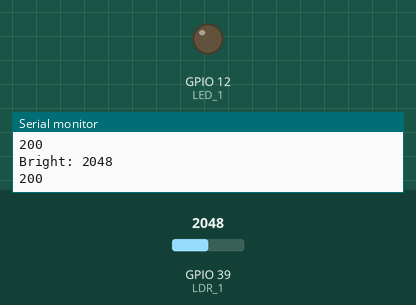
Recording of a sketch running on a simulated ESP32. Shown: output pins drawn as LEDs (lit = HIGH), the last lines printed to the serial monitor. Inputs (shaded band) come from the test bench; at power-on: GPIO 39 (LDR_1) = 2048. WiFi joins after 1.5 s; servers stay silent unless stated; uploads are accepted with an empty reply.

Above: at 3.7 s.
3.8 s: GPIO 39 (LDR_1) set to 2973
5.3 s: GPIO 39 (LDR_1) set to 3049
At 6.3 s:
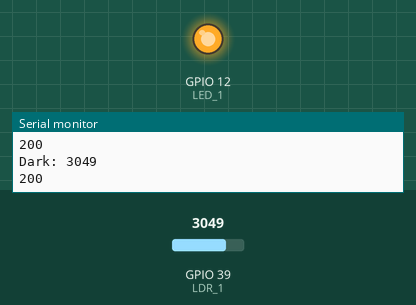
6.8 s: GPIO 39 (LDR_1) set to 2960
At 7.9 s:
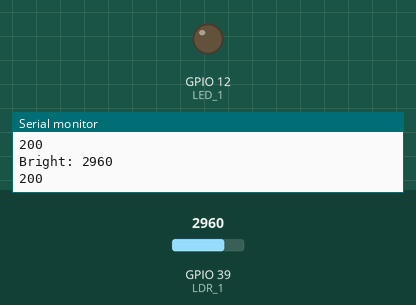
8.9 s: GPIO 39 (LDR_1) set to 3040
At 10.7 s:
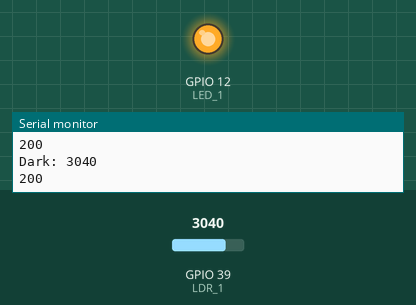
Timing chart, 0 to 12.0 s (numbered marks = the images above; inputs shaded):
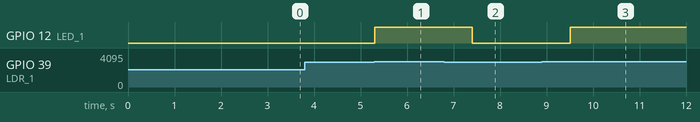

Measured:
- the behaviour switches between 3000 and 3001 on GPIO 39 (LDR_1) (found by bisection; images 0 and 1)
- after the input at 5.3 s, GPIO 12 (LED_1): LOW → HIGH at once
- after the input at 6.8 s, GPIO 12 (LED_1): HIGH → LOW after 0.61 s
- after the input at 8.9 s, GPIO 12 (LED_1): LOW → HIGH after 0.61 s

The sketch:

LDR.ino
```cpp
#include <WiFi.h>
#include <HTTPClient.h>
#include <Arduino.h>


// Replace with your network credentials
const char* ssid = "HUAWEI72";
const char* password = "masandemkha2";

// Replace with your server's IP address and port
const char* serverName = "http://192.168.43.239:5000/ldr-data";

// Replace with your ESP32 identifier
const char* esp32_id = "Group_12_LDR";

const int LDR_1 = 39;   // GPIO34 FOR LDR 1
const int LED_1  = 12;  // GPIO12 FOR LED

void setup() {
    Serial.begin(115200);

    pinMode(LED_1, OUTPUT);

    Serial.println("Connecting to WiFi...");
    WiFi.disconnect(true);
    delay(1000);
    WiFi.begin(ssid, password);

    unsigned long startAttemptTime = millis();
    const unsigned long wifiTimeout = 15000;

    while (WiFi.status() != WL_CONNECTED && millis() - startAttemptTime < wifiTimeout) {
        Serial.print(".");
        delay(500);
    }

    if (WiFi.status() == WL_CONNECTED) {
        Serial.println("\n Connected to WiFi!");
        Serial.print("IP Address: ");
        Serial.println(WiFi.localIP());
        Serial.print("MAC Address: ");
        Serial.println(WiFi.macAddress());
    } else {
        Serial.println("\n Failed to connect to WiFi.");
        Serial.println("Check SSID/password, 2.4GHz band, or try a mobile hotspot.");
    }
}

void loop() {
    int ldr_1_Value = analogRead(LDR_1);

    if (ldr_1_Value > 3000) {
        digitalWrite(LED_1, HIGH);
        Serial.print("Dark: ");
    } else {
        digitalWrite(LED_1, LOW);
        Serial.print("Bright: ");
    }
    Serial.println(ldr_1_Value);

    // ----------------------- HTTP POST ----------------------------------------//
    if (WiFi.status() == WL_CONNECTED) {
        HTTPClient http;
        http.begin(serverName);
        http.addHeader("Content-Type", "application/json");

        String postData = "{\"id\":\"" + String(esp32_id) + "\"" +
                          ",\"ldr_1_value\":" + String(ldr_1_Value) +
                          "}";

        int httpResponseCode = http.POST(postData);

        if (httpResponseCode > 0) {
            String response = http.getString();
            Serial.println(httpResponseCode);
            Serial.println(response);
        } else {
            Serial.print("Error on sending POST: ");
            Serial.println(httpResponseCode);
        }
        http.end();
    }

    delay(500);
}
```
